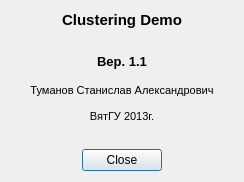
<?xml version="1.0" encoding="UTF-8"?>
<ui version="4.0">
 <class>AboutDialog</class>
 <widget class="QDialog" name="AboutDialog">
  <property name="geometry">
   <rect>
    <x>0</x>
    <y>0</y>
    <width>244</width>
    <height>182</height>
   </rect>
  </property>
  <property name="windowTitle">
   <string>About</string>
  </property>
  <layout class="QVBoxLayout" name="verticalLayout">
   <item>
    <widget class="QLabel" name="titleLabel">
     <property name="sizePolicy">
      <sizepolicy hsizetype="Preferred" vsizetype="Minimum">
       <horstretch>0</horstretch>
       <verstretch>0</verstretch>
      </sizepolicy>
     </property>
     <property name="font">
      <font>
       <pointsize>11</pointsize>
       <weight>75</weight>
       <bold>true</bold>
      </font>
     </property>
     <property name="text">
      <string>Clustering Demo</string>
     </property>
     <property name="alignment">
      <set>Qt::AlignCenter</set>
     </property>
    </widget>
   </item>
   <item>
    <widget class="QLabel" name="labelNote">
     <property name="sizePolicy">
      <sizepolicy hsizetype="Preferred" vsizetype="Expanding">
       <horstretch>0</horstretch>
       <verstretch>0</verstretch>
      </sizepolicy>
     </property>
     <property name="text">
      <string>&lt;!DOCTYPE HTML PUBLIC &quot;-//W3C//DTD HTML 4.0//EN&quot; &quot;http://www.w3.org/TR/REC-html40/strict.dtd&quot;&gt;
&lt;html&gt;&lt;head&gt;&lt;meta name=&quot;qrichtext&quot; content=&quot;1&quot; /&gt;&lt;style type=&quot;text/css&quot;&gt;
p, li { white-space: pre-wrap; }
&lt;/style&gt;&lt;/head&gt;&lt;body style=&quot; font-family:'MS Shell Dlg 2'; font-size:8.25pt; font-weight:400; font-style:normal;&quot;&gt;
&lt;p align=&quot;center&quot; style=&quot; margin-top:0px; margin-bottom:0px; margin-left:0px; margin-right:0px; -qt-block-indent:0; text-indent:0px;&quot;&gt;&lt;span style=&quot; font-size:10pt; font-weight:600;&quot;&gt;Вер. 1.1&lt;/span&gt;&lt;/p&gt;
&lt;p align=&quot;center&quot; style=&quot;-qt-paragraph-type:empty; margin-top:0px; margin-bottom:0px; margin-left:0px; margin-right:0px; -qt-block-indent:0; text-indent:0px; font-size:10pt; font-weight:600;&quot;&gt;&lt;/p&gt;
&lt;p align=&quot;center&quot; style=&quot; margin-top:0px; margin-bottom:0px; margin-left:0px; margin-right:0px; -qt-block-indent:0; text-indent:0px;&quot;&gt;&lt;span style=&quot; font-size:8pt;&quot;&gt;Туманов Станислав Александрович&lt;/span&gt;&lt;/p&gt;
&lt;p align=&quot;center&quot; style=&quot;-qt-paragraph-type:empty; margin-top:0px; margin-bottom:0px; margin-left:0px; margin-right:0px; -qt-block-indent:0; text-indent:0px; font-size:8pt;&quot;&gt;&lt;/p&gt;
&lt;p align=&quot;center&quot; style=&quot; margin-top:0px; margin-bottom:0px; margin-left:0px; margin-right:0px; -qt-block-indent:0; text-indent:0px;&quot;&gt;&lt;span style=&quot; font-size:8pt;&quot;&gt;ВятГУ 2013г.&lt;/span&gt;&lt;/p&gt;&lt;/body&gt;&lt;/html&gt;</string>
     </property>
     <property name="alignment">
      <set>Qt::AlignCenter</set>
     </property>
     <property name="wordWrap">
      <bool>true</bool>
     </property>
     <property name="textInteractionFlags">
      <set>Qt::TextBrowserInteraction</set>
     </property>
    </widget>
   </item>
   <item>
    <layout class="QHBoxLayout" name="horizontalLayout">
     <item>
      <spacer name="horizontalSpacer">
       <property name="orientation">
        <enum>Qt::Horizontal</enum>
       </property>
       <property name="sizeHint" stdset="0">
        <size>
         <width>40</width>
         <height>20</height>
        </size>
       </property>
      </spacer>
     </item>
     <item>
      <widget class="QPushButton" name="pushClose">
       <property name="text">
        <string>Close</string>
       </property>
      </widget>
     </item>
     <item>
      <spacer name="horizontalSpacer_2">
       <property name="orientation">
        <enum>Qt::Horizontal</enum>
       </property>
       <property name="sizeHint" stdset="0">
        <size>
         <width>40</width>
         <height>20</height>
        </size>
       </property>
      </spacer>
     </item>
    </layout>
   </item>
  </layout>
 </widget>
 <resources/>
 <connections>
  <connection>
   <sender>pushClose</sender>
   <signal>clicked()</signal>
   <receiver>AboutDialog</receiver>
   <slot>close()</slot>
   <hints>
    <hint type="sourcelabel">
     <x>127</x>
     <y>242</y>
    </hint>
    <hint type="destinationlabel">
     <x>126</x>
     <y>131</y>
    </hint>
   </hints>
  </connection>
 </connections>
</ui>
